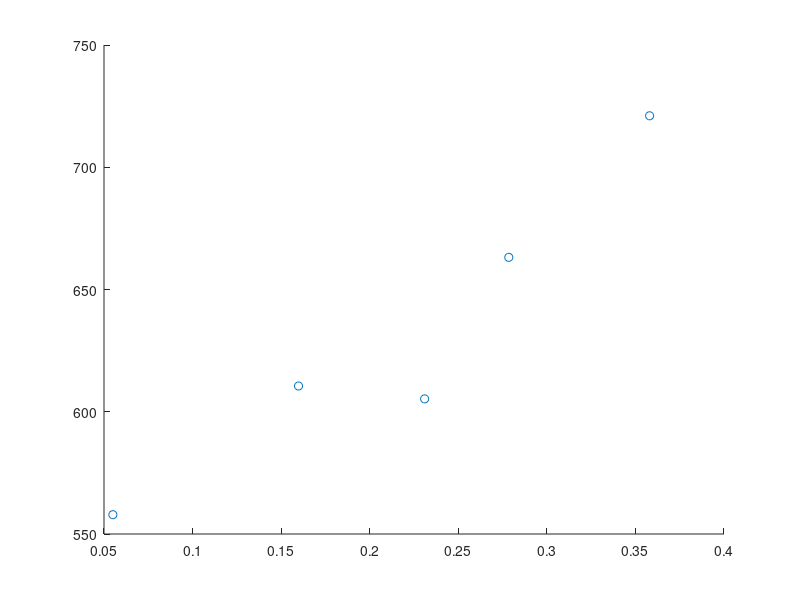

Source code (MATLAB): (Note: this script raises an error after producing the figure.)
vf = [5.5/100 15.98/100 23.1/100 27.85/100 35.8/100];
ys = [1.06 1.16 1.15 1.26 1.37];
ysc = ys.*1000./1.9;
yseh = zeros(1,5);
ysel = zeros(1,5);
hd1 = zeros(1,5);
hd2 = zeros(1,5);
x1 = zeros(1,4);
x2 = zeros(1,4);
scatter(vf, ysc)
hold on
for i = 1:5
    [ ~, x1(1), x2(1), sbar1, ~] = isosc( vf(i), 375, 2280, 0.01 );
    [ ~, x1(2), x2(2), sbar2, ~] = isosc( vf(i), 300, 2280, 0.01 );
    [ ~, x1(3), x2(3), sbar3, ~] = isosc( vf(i), 375, 2280, 0.01 );
    [ ~, x1(4), x2(4), sbar4, ~] = isosc( vf(i), 300, 2280, 0.01 );
    [yseh(i) h]= max([sbar1, sbar2, sbar3, sbar4]);
    [ysel(i) l]= min([sbar1, sbar2, sbar3, sbar4]);
    hd1(i) = x2(h);
    hd2(i) = x2(l);
end
scatter(vf, yseh)
hold on
scatter(vf, ysel)
hold on